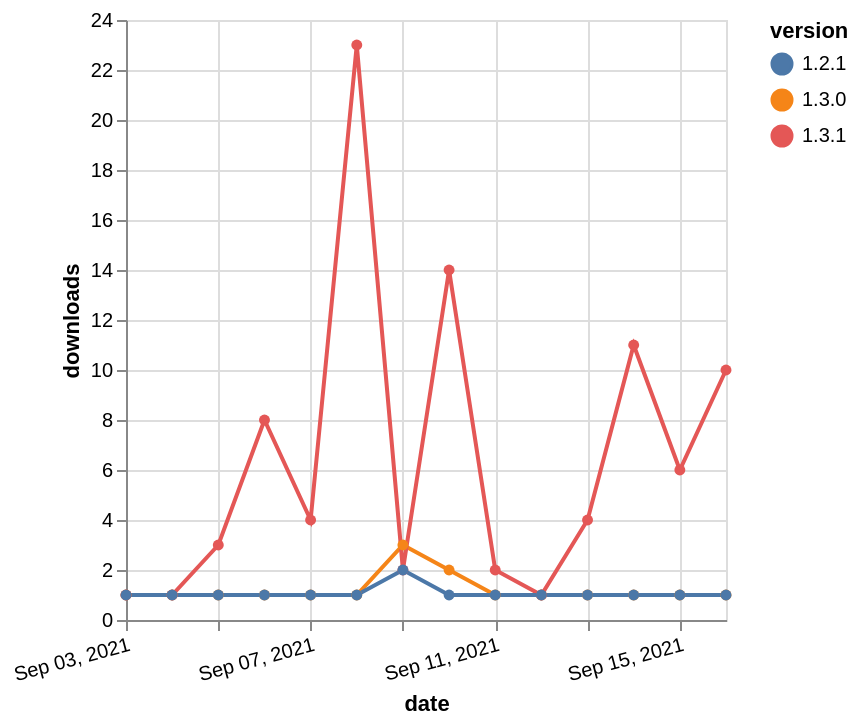

Describe this chart as a Vega-Lite specification.
### Vega-Lite specification from a JSON file in a GitHub repository (floating-point values rounded to 4 significant figures)
{"$schema": "https://vega.github.io/schema/vega-lite/v5.json", "description": "A simple bar chart with embedded data.", "data": {"values": [{"date": "2021-09-03", "total": 532, "delta": 1, "version": "1.3.0"}, {"date": "2021-09-04", "total": 533, "delta": 1, "version": "1.3.0"}, {"date": "2021-09-05", "total": 534, "delta": 1, "version": "1.3.0"}, {"date": "2021-09-06", "total": 535, "delta": 1, "version": "1.3.0"}, {"date": "2021-09-07", "total": 536, "delta": 1, "version": "1.3.0"}, {"date": "2021-09-08", "total": 537, "delta": 1, "version": "1.3.0"}, {"date": "2021-09-09", "total": 540, "delta": 3, "version": "1.3.0"}, {"date": "2021-09-10", "total": 542, "delta": 2, "version": "1.3.0"}, {"date": "2021-09-11", "total": 543, "delta": 1, "version": "1.3.0"}, {"date": "2021-09-12", "total": 544, "delta": 1, "version": "1.3.0"}, {"date": "2021-09-13", "total": 545, "delta": 1, "version": "1.3.0"}, {"date": "2021-09-14", "total": 546, "delta": 1, "version": "1.3.0"}, {"date": "2021-09-15", "total": 547, "delta": 1, "version": "1.3.0"}, {"date": "2021-09-16", "total": 548, "delta": 1, "version": "1.3.0"}, {"date": "2021-09-03", "total": 2912, "delta": 1, "version": "1.3.1"}, {"date": "2021-09-04", "total": 2913, "delta": 1, "version": "1.3.1"}, {"date": "2021-09-05", "total": 2916, "delta": 3, "version": "1.3.1"}, {"date": "2021-09-06", "total": 2924, "delta": 8, "version": "1.3.1"}, {"date": "2021-09-07", "total": 2928, "delta": 4, "version": "1.3.1"}, {"date": "2021-09-08", "total": 2951, "delta": 23, "version": "1.3.1"}, {"date": "2021-09-09", "total": 2953, "delta": 2, "version": "1.3.1"}, {"date": "2021-09-10", "total": 2967, "delta": 14, "version": "1.3.1"}, {"date": "2021-09-11", "total": 2969, "delta": 2, "version": "1.3.1"}, {"date": "2021-09-12", "total": 2970, "delta": 1, "version": "1.3.1"}, {"date": "2021-09-13", "total": 2974, "delta": 4, "version": "1.3.1"}, {"date": "2021-09-14", "total": 2985, "delta": 11, "version": "1.3.1"}, {"date": "2021-09-15", "total": 2991, "delta": 6, "version": "1.3.1"}, {"date": "2021-09-16", "total": 3001, "delta": 10, "version": "1.3.1"}, {"date": "2021-09-03", "total": 495, "delta": 1, "version": "1.2.1"}, {"date": "2021-09-04", "total": 496, "delta": 1, "version": "1.2.1"}, {"date": "2021-09-05", "total": 497, "delta": 1, "version": "1.2.1"}, {"date": "2021-09-06", "total": 498, "delta": 1, "version": "1.2.1"}, {"date": "2021-09-07", "total": 499, "delta": 1, "version": "1.2.1"}, {"date": "2021-09-08", "total": 500, "delta": 1, "version": "1.2.1"}, {"date": "2021-09-09", "total": 502, "delta": 2, "version": "1.2.1"}, {"date": "2021-09-10", "total": 503, "delta": 1, "version": "1.2.1"}, {"date": "2021-09-11", "total": 504, "delta": 1, "version": "1.2.1"}, {"date": "2021-09-12", "total": 505, "delta": 1, "version": "1.2.1"}, {"date": "2021-09-13", "total": 506, "delta": 1, "version": "1.2.1"}, {"date": "2021-09-14", "total": 507, "delta": 1, "version": "1.2.1"}, {"date": "2021-09-15", "total": 508, "delta": 1, "version": "1.2.1"}, {"date": "2021-09-16", "total": 509, "delta": 1, "version": "1.2.1"}]}, "width": "container", "mark": {"type": "line", "point": {"filled": true}}, "encoding": {"x": {"field": "date", "type": "temporal", "timeUnit": "yearmonthdate", "title": "date", "axis": {"labelAngle": -15}}, "y": {"field": "delta", "type": "quantitative", "title": "downloads"}, "color": {"field": "version", "type": "nominal"}, "tooltip": {"field": "delta"}}}
